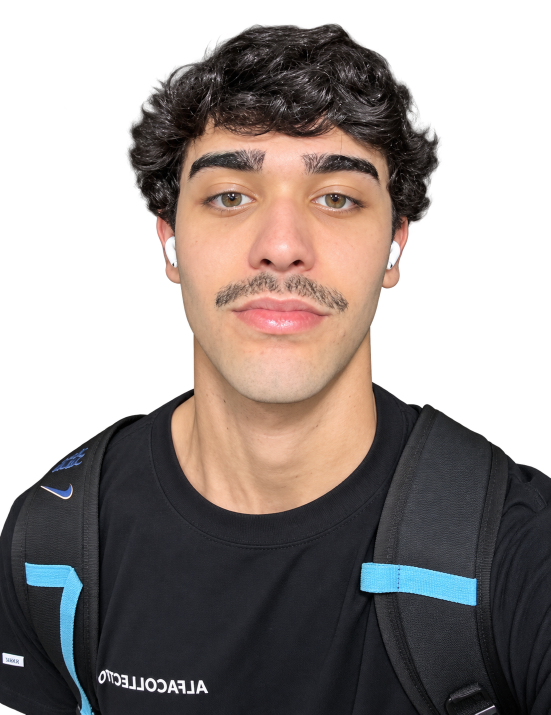
#> input picture assets-src/brand/portrait-studio.png, 1101 x 1429 px (shown at 1/2 size)
$ python prepare-images.py
#> lines starting #> are read from the running program, lines starting #| are printed output that depends on the picture
"""
Gera as imagens otimizadas do site a partir de `assets-src/`.

Saídas:
  public/images/**            variantes AVIF + WebP em várias larguras
  public/og/og-<locale>.jpg   imagens de compartilhamento 1200 × 630 por idioma
  src/app/apple-icon.png      ícone 180 × 180
  src/content/images.generated.ts  dimensões e larguras disponíveis (usado pelos componentes)

Requisitos: Python 3.10+ e Pillow 11+ (com suporte a AVIF).
Uso: python scripts/prepare-images.py
"""

from __future__ import annotations

import json
from pathlib import Path

from PIL import Image, ImageDraw, ImageFilter, ImageFont, ImageOps

ROOT = Path(__file__).resolve().parent.parent
SRC = ROOT / "assets-src"
OUT = ROOT / "public" / "images"
OG_OUT = ROOT / "public" / "og"
FONTS = SRC / "fonts"

BG = (8, 8, 11)
manifest: dict[str, dict] = {}


def save_variants(key: str, img: Image.Image, widths: list[int], alpha: bool = False, quality: int = 72) -> None:
    folder = OUT / key.split("/")[0]
    folder.mkdir(parents=True, exist_ok=True)
    name = key.split("/")[1]
    w0, h0 = img.size
    widths = sorted({min(w, w0) for w in widths})
    for w in widths:
        h = round(h0 * w / w0)
        resized = img.resize((w, h), Image.LANCZOS)
        if not alpha:
            resized = resized.convert("RGB")
        resized.save(folder / f"{name}-{w}.avif", "AVIF", quality=quality - 14, speed=4)
        resized.save(folder / f"{name}-{w}.webp", "WEBP", quality=quality, method=6)
    manifest[key] = {"width": w0, "height": h0, "widths": widths}
    print(f"  {key}: {w0}x{h0} -> {widths}")


# [141 lines left out: functions duotone, font, particle_sphere, build_og, build_icon, not called in this run]


def main() -> None:
    print("Retratos")
    studio = Image.open(SRC / "brand" / "portrait-studio.png").convert("RGBA")
#> studio is the input picture: PIL image 1101x1429 RGBA; mean R, G, B, A 57.8, 49.6, 46.6, 157
    studio = studio.crop(studio.getbbox())
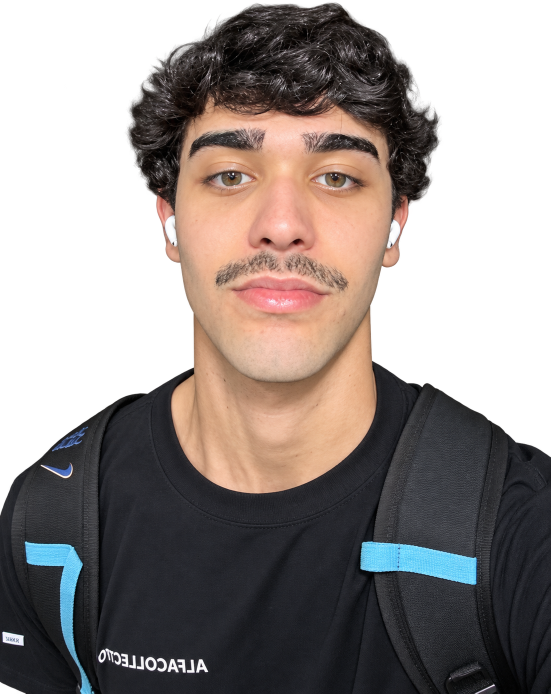
#> studio: PIL image 1101x1387 RGBA (shown at 1/2 size); mean R, G, B, A 59.5, 51.1, 48, 161.8; transparent parts drawn white
    save_variants("portrait/studio", studio, [480, 720, 1000], alpha=True, quality=78)
#> the loop in save_variants, `for w in widths:` made 1 pass
#> pass 1, in save_variants, `resized = img.resize((w, h), Image.LANCZOS)`:
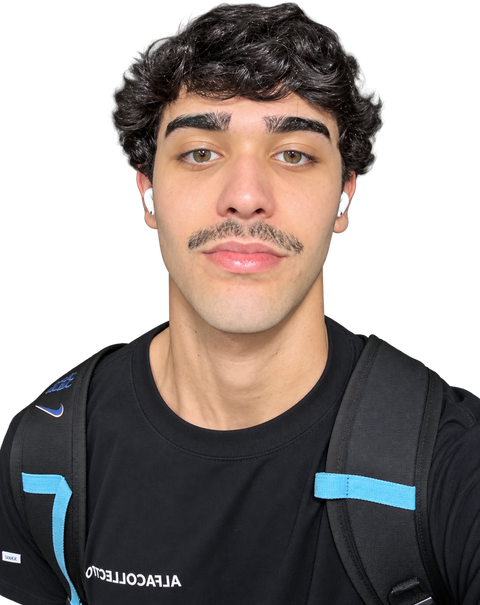
#> resized: PIL image 480x605 RGBA; mean R, G, B, A 59.4, 51, 47.9, 161.8; transparent parts drawn white


    print("Arte")
    save_variants("art/layers", Image.open(SRC / "brand" / "layers.png"), [800, 1280, 1672])
    ribbon = Image.open(SRC / "brand" / "ribbon.png")
    save_variants("art/ribbon", ribbon, [800, 1280, 1672])
    save_variants("art/sphere", particle_sphere(1100), [420, 640, 900], alpha=True, quality=80)

    print("Capturas reais — Maréga e Vargas")
    save_variants("work/marega-alice-desktop", Image.open(SRC / "captures" / "marega-alice-desktop.png"), [720, 1200, 1800, 2400], quality=80)
    mobile = Image.open(SRC / "captures" / "marega-alice-mobile.png")
    save_variants("work/marega-alice-mobile", mobile, [300, 450, 600], quality=80)
    team = Image.open(SRC / "captures" / "marega-home-team.png")
    team = team.crop((0, 240, 2880, 1900))
    save_variants("work/marega-home-team", team, [720, 1200, 1800], quality=80)

    print("Capturas reais — Bruno Assistente (base demonstrativa)")
    save_variants("work/system-crm-today", Image.open(SRC / "captures" / "system-crm-today.png"), [720, 1200, 1800, 2400], quality=80)
    save_variants("work/system-crm-pipeline", Image.open(SRC / "captures" / "system-crm-pipeline.png").crop((0, 0, 2880, 1700)), [720, 1200, 1800], quality=80)
    assistant = Image.open(SRC / "captures" / "system-assistant-home.png").crop((0, 0, 2880, 1430))
    save_variants("work/system-assistant-home", assistant, [720, 1200, 1800, 2400], quality=80)

    print("Capturas reais — Central de Compras UNESC (dados fictícios)")
    for profile in ("admin", "fornecedor", "loja"):
        shot = Image.open(SRC / "captures" / f"unesc-{profile}.png").crop((0, 0, 2880, 1640))
        save_variants(f"work/unesc-{profile}", shot, [600, 960, 1440, 2000], quality=80)

    print("Compartilhamento")
    build_og()
    build_icon()

    ts = ROOT / "src" / "content" / "images.generated.ts"
    ts.parent.mkdir(parents=True, exist_ok=True)
    ts.write_text(
        "// Arquivo gerado por scripts/prepare-images.py — não edite manualmente.\n"
        f"export const imageManifest = {json.dumps(manifest, indent=2)} as const;\n\n"
        "export type ImageKey = keyof typeof imageManifest;\n",
        encoding="utf-8",
    )
    print("Manifesto atualizado.")


if __name__ == "__main__":
#> (the run stopped early here; a loop or call above may not have finished)
